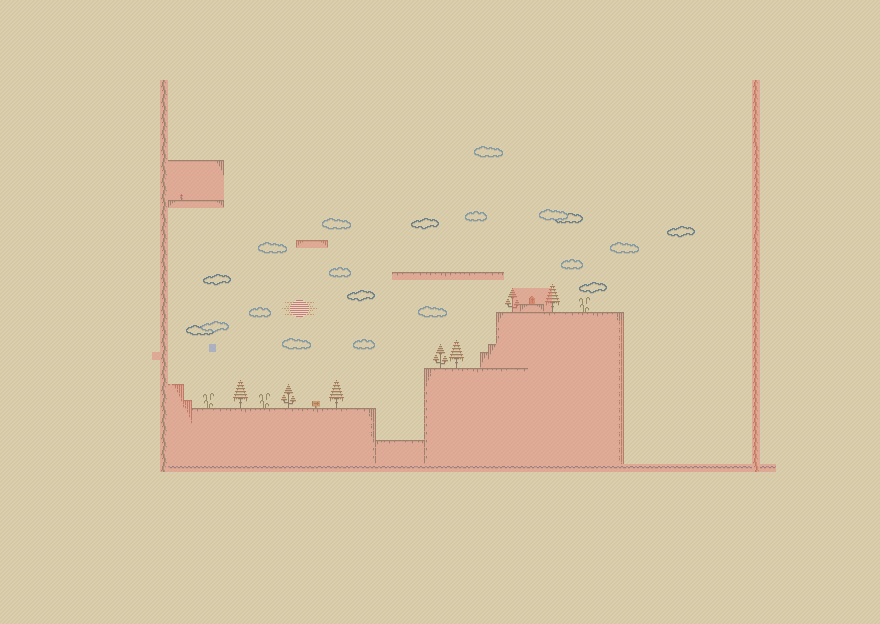

Rendered tile map (Tiled .tmx) drawn with the repository's tilesets; below, a short description and the map source with its tile grids summarised:
An orthogonal 110x78 tile map with 8x8 px tiles, 3 tile layers (Map, ForeGround, Navigation), 6 tilesets and 46 objects (15x Platform, 5x Coin, 4x Walking, 3x Wall, 3x Flying, ...).

<map version="1.9" tiledversion="1.9.2" orientation="orthogonal" renderorder="right-down" width="110" height="78" tilewidth="8" tileheight="8" infinite="0" nextlayerid="9" nextobjectid="69">
 <tileset firstgid="1" name="tmw_desert_spacing" tilewidth="32" tileheight="32" spacing="1" margin="1" tilecount="48" columns="8">
  <image source="tmw_desert_spacing.png" width="265" height="199" />
  <wangsets>
   <wangset name="Brick" type="mixed" tile="9" />
   <wangset name="Marble" type="mixed" tile="33" />
   <wangset name="Sand" type="mixed" tile="14" />
  </wangsets>
 </tileset>
 <tileset firstgid="49" name="MapMetadata" tilewidth="32" tileheight="32" spacing="1" margin="1" tilecount="2" columns="2">
  <image source="MapMetadata.png" width="67" height="34" />
 </tileset>
 <tileset firstgid="51" name="Tiles" tilewidth="8" tileheight="8" tilecount="1476" columns="18">
  <image source="../Textures/Paper-Pixels-8x8/Tiles.png" width="144" height="656" />
 </tileset>
 <tileset firstgid="1527" name="Enemies" tilewidth="8" tileheight="8" tilecount="448" columns="28">
  <image source="../Textures/Paper-Pixels-8x8/Enemies.png" width="224" height="128" />
  <tile id="0">
   <animation>
    <frame tileid="312" duration="150" />
    <frame tileid="313" duration="150" />
    <frame tileid="314" duration="150" />
    <frame tileid="315" duration="150" />
    <frame tileid="316" duration="150" />
    <frame tileid="317" duration="150" />
   </animation>
  </tile>
  <tile id="60">
   <animation>
    <frame tileid="60" duration="150" />
    <frame tileid="61" duration="150" />
    <frame tileid="62" duration="150" />
    <frame tileid="63" duration="150" />
   </animation>
  </tile>
  <tile id="88">
   <animation>
    <frame tileid="88" duration="150" />
    <frame tileid="89" duration="150" />
    <frame tileid="90" duration="150" />
    <frame tileid="91" duration="150" />
    <frame tileid="90" duration="150" />
    <frame tileid="89" duration="150" />
   </animation>
  </tile>
  <tile id="116">
   <animation>
    <frame tileid="116" duration="150" />
    <frame tileid="117" duration="150" />
    <frame tileid="118" duration="150" />
    <frame tileid="119" duration="150" />
   </animation>
  </tile>
  <tile id="140">
   <objectgroup draworder="index" id="2">
    <object id="1" x="3.42394" y="1.20301" width="3.5936" height="6.7862" />
   </objectgroup>
   <animation>
    <frame tileid="140" duration="150" />
    <frame tileid="141" duration="150" />
    <frame tileid="142" duration="150" />
   </animation>
  </tile>
  <tile id="141">
   <objectgroup draworder="index" id="2">
    <object id="1" x="2.96125" y="0.97166" width="4.02545" height="7.00212" />
   </objectgroup>
  </tile>
  <tile id="142">
   <objectgroup draworder="index" id="2">
    <object id="1" x="3.00752" y="1.07962" width="3.96376" height="6.87874" />
   </objectgroup>
  </tile>
  <tile id="308">
   <objectgroup draworder="index" id="2">
    <object id="1" x="3.97918" y="0" width="4.05629" height="4.99711" />
   </objectgroup>
  </tile>
  <tile id="312">
   <objectgroup draworder="index" id="2">
    <object id="1" x="4.01003" y="0.0771159" width="3.96376" height="4.91999" />
   </objectgroup>
   <animation>
    <frame tileid="312" duration="150" />
    <frame tileid="313" duration="150" />
    <frame tileid="314" duration="150" />
    <frame tileid="315" duration="150" />
    <frame tileid="316" duration="150" />
    <frame tileid="317" duration="150" />
   </animation>
  </tile>
  <tile id="313">
   <objectgroup draworder="index" id="2">
    <object id="1" x="4.02545" y="0.0154232" width="3.88664" height="4.98168" />
   </objectgroup>
  </tile>
  <tile id="314">
   <objectgroup draworder="index" id="2">
    <object id="1" x="4.04087" y="0.0308463" width="3.93291" height="4.95084" />
   </objectgroup>
  </tile>
  <tile id="315">
   <objectgroup draworder="index" id="2">
    <object id="1" x="4.01003" y="-0.0154232" width="3.97918" height="4.99711" />
   </objectgroup>
  </tile>
  <tile id="316">
   <objectgroup draworder="index" id="2">
    <object id="1" x="3.9946" y="-0.138809" width="4.22595" height="5.08965" />
   </objectgroup>
  </tile>
  <tile id="317">
   <objectgroup draworder="index" id="3">
    <object id="5" x="4.01003" y="0" width="3.97918" height="4.98168" />
   </objectgroup>
  </tile>
  <tile id="340">
   <animation>
    <frame tileid="340" duration="150" />
    <frame tileid="341" duration="150" />
    <frame tileid="342" duration="150" />
    <frame tileid="343" duration="150" />
   </animation>
  </tile>
  <tile id="396">
   <animation>
    <frame tileid="396" duration="150" />
    <frame tileid="397" duration="150" />
    <frame tileid="398" duration="150" />
   </animation>
  </tile>
  <wangsets>
   <wangset name="Unbenannter Satz" type="mixed" tile="-1">
    <wangcolor name="Wall" color="#ff0000" tile="-1" probability="1" />
    <wangcolor name="Air" color="#00ff00" tile="-1" probability="1" />
    <wangtile tileid="352" wangid="1,1,1,1,1,1,1,1" />
    <wangtile tileid="381" wangid="2,2,2,2,2,2,2,2" />
   </wangset>
  </wangsets>
 </tileset>
 <tileset firstgid="1975" name="Player" tilewidth="8" tileheight="8" tilecount="221" columns="13">
  <image source="../Textures/Paper-Pixels-8x8/Player.png" width="104" height="136" />
 </tileset>
 <tileset firstgid="2196" name="UI" tilewidth="8" tileheight="8" tilecount="272" columns="16">
  <image source="../Textures/Paper-Pixels-8x8/UI.png" width="128" height="136" />
  <tile id="64">
   <animation>
    <frame tileid="64" duration="150" />
    <frame tileid="64" duration="150" />
   </animation>
  </tile>
  <tile id="66">
   <animation>
    <frame tileid="66" duration="150" />
    <frame tileid="66" duration="150" />
   </animation>
  </tile>
  <tile id="78">
   <animation>
    <frame tileid="78" duration="150" />
    <frame tileid="78" duration="150" />
   </animation>
  </tile>
 </tileset>
 <layer id="1" name="Map" width="110" height="78">
  <properties>
   <property name="Draw" type="bool" value="true" />
   <property name="Navigation" type="bool" value="false" />
  </properties>
  <data>[8580 cells, 8580 non-empty, 2 distinct tile ids]</data>
 </layer>
 <layer id="6" name="ForeGround" width="110" height="78">
  <properties>
   <property name="Draw" type="bool" value="true" />
   <property name="Navigation" type="bool" value="false" />
  </properties>
  <data>[8580 cells, 538 non-empty, 125 distinct tile ids]</data>
 </layer>
 <layer id="7" name="Navigation" width="110" height="78">
  <properties>
   <property name="Draw" type="bool" value="false" />
   <property name="Navigation" type="bool" value="true" />
  </properties>
  <data>[8580 cells, 874 non-empty, 3 distinct tile ids]</data>
 </layer>
 <objectgroup id="5" name="Collisions">
  <object id="21" class="Platform" x="192.333" y="408.333" width="184" height="6.25">
   <properties>
    <property name="type" value="Platform" />
   </properties>
  </object>
  <object id="22" class="Platform" x="424.667" y="368" width="102.333" height="1.66667">
   <properties>
    <property name="type" value="Platform" />
   </properties>
  </object>
  <object id="23" class="Platform" x="497.333" y="312.667" width="119.333" height="2.33333" />
  <object id="24" class="Platform" x="392.333" y="272" width="111.333" height="3">
   <properties>
    <property name="type" value="Platform" />
   </properties>
  </object>
  <object id="26" class="Wall" x="162.667" y="80" width="3.33333" height="392" />
  <object id="27" class="Water" x="165.818" y="465.455" width="588.909" height="2.90909" />
  <object id="28" class="Wall" x="753.455" y="80.3636" width="4.18182" height="387.091" />
  <object id="42" class="Platform" x="424.333" y="369" width="8.66667" height="82.3333" />
  </objectgroup>
 <objectgroup id="8" name="Entities">
  <!-- 15 objects omitted --></objectgroup>
</map>
<!-- 28 of 46 objects omitted -->
